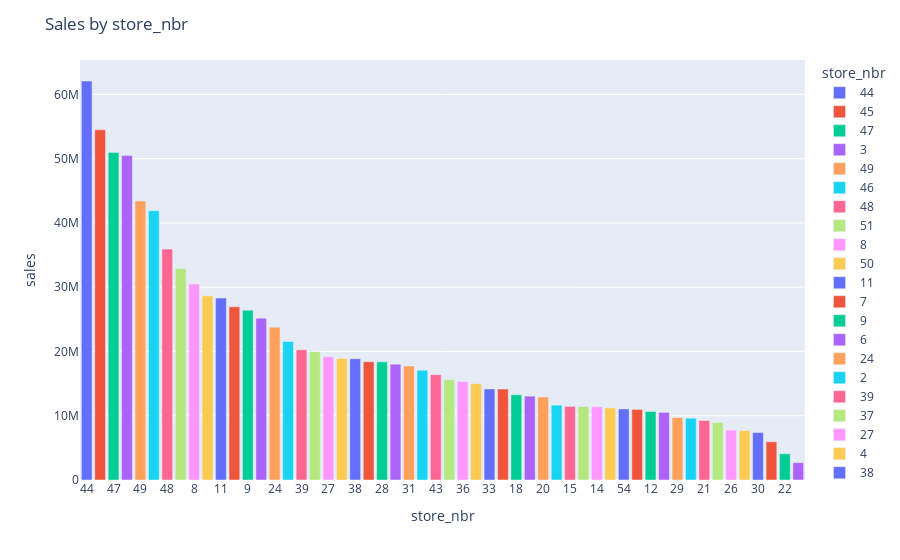
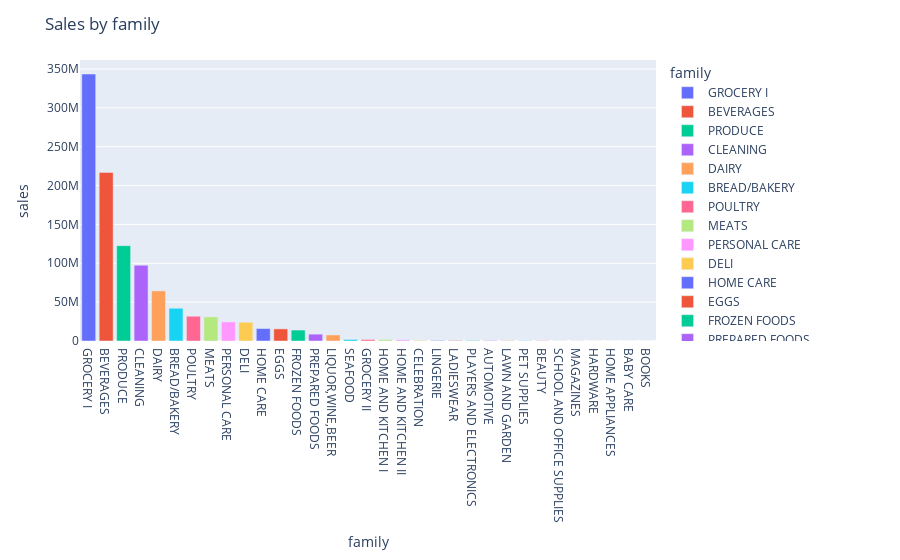

Write notebook code for charts like these, in order.
### Code cell
# examine sales by category
for col in ['store_nbr', 'family']:
    plot_sales_by(train, col)

### Figure 1 — Plotly figure (JSON) as saved in the notebook; plotly's stock layout.template omitted (floating-point values rounded to 4 significant figures)
{"data": [{"alignmentgroup": "True", "hovertemplate": "store_nbr=%{x}<br>sales=%{y}<extra></extra>", "legendgroup": "44", "marker": {"color": "#636efa", "pattern": {"shape": ""}}, "name": "44", "offsetgroup": "44", "orientation": "v", "showlegend": true, "textposition": "auto", "type": "bar", "x": ["44"], "xaxis": "x", "y": [62087552], "yaxis": "y"}, {"alignmentgroup": "True", "hovertemplate": "store_nbr=%{x}<br>sales=%{y}<extra></extra>", "legendgroup": "45", "marker": {"color": "#EF553B", "pattern": {"shape": ""}}, "name": "45", "offsetgroup": "45", "orientation": "v", "showlegend": true, "textposition": "auto", "type": "bar", "x": ["45"], "xaxis": "x", "y": [54498012], "yaxis": "y"}, {"alignmentgroup": "True", "hovertemplate": "store_nbr=%{x}<br>sales=%{y}<extra></extra>", "legendgroup": "47", "marker": {"color": "#00cc96", "pattern": {"shape": ""}}, "name": "47", "offsetgroup": "47", "orientation": "v", "showlegend": true, "textposition": "auto", "type": "bar", "x": ["47"], "xaxis": "x", "y": [50948312], "yaxis": "y"}, {"alignmentgroup": "True", "hovertemplate": "store_nbr=%{x}<br>sales=%{y}<extra></extra>", "legendgroup": "3", "marker": {"color": "#ab63fa", "pattern": {"shape": ""}}, "name": "3", "offsetgroup": "3", "orientation": "v", "showlegend": true, "textposition": "auto", "type": "bar", "x": ["3"], "xaxis": "x", "y": [50481912], "yaxis": "y"}, {"alignmentgroup": "True", "hovertemplate": "store_nbr=%{x}<br>sales=%{y}<extra></extra>", "legendgroup": "49", "marker": {"color": "#FFA15A", "pattern": {"shape": ""}}, "name": "49", "offsetgroup": "49", "orientation": "v", "showlegend": true, "textposition": "auto", "type": "bar", "x": ["49"], "xaxis": "x", "y": [43420096], "yaxis": "y"}, {"alignmentgroup": "True", "hovertemplate": "store_nbr=%{x}<br>sales=%{y}<extra></extra>", "legendgroup": "46", "marker": {"color": "#19d3f3", "pattern": {"shape": ""}}, "name": "46", "offsetgroup": "46", "orientation": "v", "showlegend": true, "textposition": "auto", "type": "bar", "x": ["46"], "xaxis": "x", "y": [41896064], "yaxis": "y"}, {"alignmentgroup": "True", "hovertemplate": "store_nbr=%{x}<br>sales=%{y}<extra></extra>", "legendgroup": "48", "marker": {"color": "#FF6692", "pattern": {"shape": ""}}, "name": "48", "offsetgroup": "48", "orientation": "v", "showlegend": true, "textposition": "auto", "type": "bar", "x": ["48"], "xaxis": "x", "y": [35933132], "yaxis": "y"}, {"alignmentgroup": "True", "hovertemplate": "store_nbr=%{x}<br>sales=%{y}<extra></extra>", "legendgroup": "51", "marker": {"color": "#B6E880", "pattern": {"shape": ""}}, "name": "51", "offsetgroup": "51", "orientation": "v", "showlegend": true, "textposition": "auto", "type": "bar", "x": ["51"], "xaxis": "x", "y": [32911490], "yaxis": "y"}, {"alignmentgroup": "True", "hovertemplate": "store_nbr=%{x}<br>sales=%{y}<extra></extra>", "legendgroup": "8", "marker": {"color": "#FF97FF", "pattern": {"shape": ""}}, "name": "8", "offsetgroup": "8", "orientation": "v", "showlegend": true, "textposition": "auto", "type": "bar", "x": ["8"], "xaxis": "x", "y": [30494286], "yaxis": "y"}, {"alignmentgroup": "True", "hovertemplate": "store_nbr=%{x}<br>sales=%{y}<extra></extra>", "legendgroup": "50", "marker": {"color": "#FECB52", "pattern": {"shape": ""}}, "name": "50", "offsetgroup": "50", "orientation": "v", "showlegend": true, "textposition": "auto", "type": "bar", "x": ["50"], "xaxis": "x", "y": [28653020], "yaxis": "y"}, {"alignmentgroup": "True", "hovertemplate": "store_nbr=%{x}<br>sales=%{y}<extra></extra>", "legendgroup": "11", "marker": {"color": "#636efa", "pattern": {"shape": ""}}, "name": "11", "offsetgroup": "11", "orientation": "v", "showlegend": true, "textposition": "auto", "type": "bar", "x": ["11"], "xaxis": "x", "y": [28325558], "yaxis": "y"}, {"alignmentgroup": "True", "hovertemplate": "store_nbr=%{x}<br>sales=%{y}<extra></extra>", "legendgroup": "7", "marker": {"color": "#EF553B", "pattern": {"shape": ""}}, "name": "7", "offsetgroup": "7", "orientation": "v", "showlegend": true, "textposition": "auto", "type": "bar", "x": ["7"], "xaxis": "x", "y": [26952050], "yaxis": "y"}, {"alignmentgroup": "True", "hovertemplate": "store_nbr=%{x}<br>sales=%{y}<extra></extra>", "legendgroup": "9", "marker": {"color": "#00cc96", "pattern": {"shape": ""}}, "name": "9", "offsetgroup": "9", "orientation": "v", "showlegend": true, "textposition": "auto", "type": "bar", "x": ["9"], "xaxis": "x", "y": [26409442], "yaxis": "y"}, {"alignmentgroup": "True", "hovertemplate": "store_nbr=%{x}<br>sales=%{y}<extra></extra>", "legendgroup": "6", "marker": {"color": "#ab63fa", "pattern": {"shape": ""}}, "name": "6", "offsetgroup": "6", "orientation": "v", "showlegend": true, "textposition": "auto", "type": "bar", "x": ["6"], "xaxis": "x", "y": [25183680], "yaxis": "y"}, {"alignmentgroup": "True", "hovertemplate": "store_nbr=%{x}<br>sales=%{y}<extra></extra>", "legendgroup": "24", "marker": {"color": "#FFA15A", "pattern": {"shape": ""}}, "name": "24", "offsetgroup": "24", "orientation": "v", "showlegend": true, "textposition": "auto", "type": "bar", "x": ["24"], "xaxis": "x", "y": [23767732], "yaxis": "y"}, {"alignmentgroup": "True", "hovertemplate": "store_nbr=%{x}<br>sales=%{y}<extra></extra>", "legendgroup": "2", "marker": {"color": "#19d3f3", "pattern": {"shape": ""}}, "name": "2", "offsetgroup": "2", "orientation": "v", "showlegend": true, "textposition": "auto", "type": "bar", "x": ["2"], "xaxis": "x", "y": [21557388], "yaxis": "y"}, {"alignmentgroup": "True", "hovertemplate": "store_nbr=%{x}<br>sales=%{y}<extra></extra>", "legendgroup": "39", "marker": {"color": "#FF6692", "pattern": {"shape": ""}}, "name": "39", "offsetgroup": "39", "orientation": "v", "showlegend": true, "textposition": "auto", "type": "bar", "x": ["39"], "xaxis": "x", "y": [20252192], "yaxis": "y"}, {"alignmentgroup": "True", "hovertemplate": "store_nbr=%{x}<br>sales=%{y}<extra></extra>", "legendgroup": "37", "marker": {"color": "#B6E880", "pattern": {"shape": ""}}, "name": "37", "offsetgroup": "37", "orientation": "v", "showlegend": true, "textposition": "auto", "type": "bar", "x": ["37"], "xaxis": "x", "y": [19970636], "yaxis": "y"}, {"alignmentgroup": "True", "hovertemplate": "store_nbr=%{x}<br>sales=%{y}<extra></extra>", "legendgroup": "27", "marker": {"color": "#FF97FF", "pattern": {"shape": ""}}, "name": "27", "offsetgroup": "27", "orientation": "v", "showlegend": true, "textposition": "auto", "type": "bar", "x": ["27"], "xaxis": "x", "y": [19188022], "yaxis": "y"}, {"alignmentgroup": "True", "hovertemplate": "store_nbr=%{x}<br>sales=%{y}<extra></extra>", "legendgroup": "4", "marker": {"color": "#FECB52", "pattern": {"shape": ""}}, "name": "4", "offsetgroup": "4", "orientation": "v", "showlegend": true, "textposition": "auto", "type": "bar", "x": ["4"], "xaxis": "x", "y": [18909700], "yaxis": "y"}, {"alignmentgroup": "True", "hovertemplate": "store_nbr=%{x}<br>sales=%{y}<extra></extra>", "legendgroup": "38", "marker": {"color": "#636efa", "pattern": {"shape": ""}}, "name": "38", "offsetgroup": "38", "orientation": "v", "showlegend": true, "textposition": "auto", "type": "bar", "x": ["38"], "xaxis": "x", "y": [18860000], "yaxis": "y"}, {"alignmentgroup": "True", "hovertemplate": "store_nbr=%{x}<br>sales=%{y}<extra></extra>", "legendgroup": "40", "marker": {"color": "#EF553B", "pattern": {"shape": ""}}, "name": "40", "offsetgroup": "40", "orientation": "v", "showlegend": true, "textposition": "auto", "type": "bar", "x": ["40"], "xaxis": "x", "y": [18395758], "yaxis": "y"}, {"alignmentgroup": "True", "hovertemplate": "store_nbr=%{x}<br>sales=%{y}<extra></extra>", "legendgroup": "28", "marker": {"color": "#00cc96", "pattern": {"shape": ""}}, "name": "28", "offsetgroup": "28", "orientation": "v", "showlegend": true, "textposition": "auto", "type": "bar", "x": ["28"], "xaxis": "x", "y": [18383154], "yaxis": "y"}, {"alignmentgroup": "True", "hovertemplate": "store_nbr=%{x}<br>sales=%{y}<extra></extra>", "legendgroup": "17", "marker": {"color": "#ab63fa", "pattern": {"shape": ""}}, "name": "17", "offsetgroup": "17", "orientation": "v", "showlegend": true, "textposition": "auto", "type": "bar", "x": ["17"], "xaxis": "x", "y": [18030970], "yaxis": "y"}, {"alignmentgroup": "True", "hovertemplate": "store_nbr=%{x}<br>sales=%{y}<extra></extra>", "legendgroup": "31", "marker": {"color": "#FFA15A", "pattern": {"shape": ""}}, "name": "31", "offsetgroup": "31", "orientation": "v", "showlegend": true, "textposition": "auto", "type": "bar", "x": ["31"], "xaxis": "x", "y": [17746872], "yaxis": "y"}, {"alignmentgroup": "True", "hovertemplate": "store_nbr=%{x}<br>sales=%{y}<extra></extra>", "legendgroup": "34", "marker": {"color": "#19d3f3", "pattern": {"shape": ""}}, "name": "34", "offsetgroup": "34", "orientation": "v", "showlegend": true, "textposition": "auto", "type": "bar", "x": ["34"], "xaxis": "x", "y": [17090734], "yaxis": "y"}, {"alignmentgroup": "True", "hovertemplate": "store_nbr=%{x}<br>sales=%{y}<extra></extra>", "legendgroup": "43", "marker": {"color": "#FF6692", "pattern": {"shape": ""}}, "name": "43", "offsetgroup": "43", "orientation": "v", "showlegend": true, "textposition": "auto", "type": "bar", "x": ["43"], "xaxis": "x", "y": [16391692], "yaxis": "y"}, {"alignmentgroup": "True", "hovertemplate": "store_nbr=%{x}<br>sales=%{y}<extra></extra>", "legendgroup": "5", "marker": {"color": "#B6E880", "pattern": {"shape": ""}}, "name": "5", "offsetgroup": "5", "orientation": "v", "showlegend": true, "textposition": "auto", "type": "bar", "x": ["5"], "xaxis": "x", "y": [15592405], "yaxis": "y"}, {"alignmentgroup": "True", "hovertemplate": "store_nbr=%{x}<br>sales=%{y}<extra></extra>", "legendgroup": "36", "marker": {"color": "#FF97FF", "pattern": {"shape": ""}}, "name": "36", "offsetgroup": "36", "orientation": "v", "showlegend": true, "textposition": "auto", "type": "bar", "x": ["36"], "xaxis": "x", "y": [15322431], "yaxis": "y"}, {"alignmentgroup": "True", "hovertemplate": "store_nbr=%{x}<br>sales=%{y}<extra></extra>", "legendgroup": "41", "marker": {"color": "#FECB52", "pattern": {"shape": ""}}, "name": "41", "offsetgroup": "41", "orientation": "v", "showlegend": true, "textposition": "auto", "type": "bar", "x": ["41"], "xaxis": "x", "y": [14991039], "yaxis": "y"}, {"alignmentgroup": "True", "hovertemplate": "store_nbr=%{x}<br>sales=%{y}<extra></extra>", "legendgroup": "33", "marker": {"color": "#636efa", "pattern": {"shape": ""}}, "name": "33", "offsetgroup": "33", "orientation": "v", "showlegend": true, "textposition": "auto", "type": "bar", "x": ["33"], "xaxis": "x", "y": [14178501], "yaxis": "y"}, {"alignmentgroup": "True", "hovertemplate": "store_nbr=%{x}<br>sales=%{y}<extra></extra>", "legendgroup": "1", "marker": {"color": "#EF553B", "pattern": {"shape": ""}}, "name": "1", "offsetgroup": "1", "orientation": "v", "showlegend": true, "textposition": "auto", "type": "bar", "x": ["1"], "xaxis": "x", "y": [14145013], "yaxis": "y"}, {"alignmentgroup": "True", "hovertemplate": "store_nbr=%{x}<br>sales=%{y}<extra></extra>", "legendgroup": "18", "marker": {"color": "#00cc96", "pattern": {"shape": ""}}, "name": "18", "offsetgroup": "18", "orientation": "v", "showlegend": true, "textposition": "auto", "type": "bar", "x": ["18"], "xaxis": "x", "y": [13259376], "yaxis": "y"}, {"alignmentgroup": "True", "hovertemplate": "store_nbr=%{x}<br>sales=%{y}<extra></extra>", "legendgroup": "19", "marker": {"color": "#ab63fa", "pattern": {"shape": ""}}, "name": "19", "offsetgroup": "19", "orientation": "v", "showlegend": true, "textposition": "auto", "type": "bar", "x": ["19"], "xaxis": "x", "y": [13049510], "yaxis": "y"}, {"alignmentgroup": "True", "hovertemplate": "store_nbr=%{x}<br>sales=%{y}<extra></extra>", "legendgroup": "20", "marker": {"color": "#FFA15A", "pattern": {"shape": ""}}, "name": "20", "offsetgroup": "20", "orientation": "v", "showlegend": true, "textposition": "auto", "type": "bar", "x": ["20"], "xaxis": "x", "y": [12920955], "yaxis": "y"}, {"alignmentgroup": "True", "hovertemplate": "store_nbr=%{x}<br>sales=%{y}<extra></extra>", "legendgroup": "23", "marker": {"color": "#19d3f3", "pattern": {"shape": ""}}, "name": "23", "offsetgroup": "23", "orientation": "v", "showlegend": true, "textposition": "auto", "type": "bar", "x": ["23"], "xaxis": "x", "y": [11651381], "yaxis": "y"}, {"alignmentgroup": "True", "hovertemplate": "store_nbr=%{x}<br>sales=%{y}<extra></extra>", "legendgroup": "15", "marker": {"color": "#FF6692", "pattern": {"shape": ""}}, "name": "15", "offsetgroup": "15", "orientation": "v", "showlegend": true, "textposition": "auto", "type": "bar", "x": ["15"], "xaxis": "x", "y": [11451270], "yaxis": "y"}, {"alignmentgroup": "True", "hovertemplate": "store_nbr=%{x}<br>sales=%{y}<extra></extra>", "legendgroup": "25", "marker": {"color": "#B6E880", "pattern": {"shape": ""}}, "name": "25", "offsetgroup": "25", "orientation": "v", "showlegend": true, "textposition": "auto", "type": "bar", "x": ["25"], "xaxis": "x", "y": [11420998], "yaxis": "y"}, {"alignmentgroup": "True", "hovertemplate": "store_nbr=%{x}<br>sales=%{y}<extra></extra>", "legendgroup": "14", "marker": {"color": "#FF97FF", "pattern": {"shape": ""}}, "name": "14", "offsetgroup": "14", "orientation": "v", "showlegend": true, "textposition": "auto", "type": "bar", "x": ["14"], "xaxis": "x", "y": [11387919], "yaxis": "y"}, {"alignmentgroup": "True", "hovertemplate": "store_nbr=%{x}<br>sales=%{y}<extra></extra>", "legendgroup": "53", "marker": {"color": "#FECB52", "pattern": {"shape": ""}}, "name": "53", "offsetgroup": "53", "orientation": "v", "showlegend": true, "textposition": "auto", "type": "bar", "x": ["53"], "xaxis": "x", "y": [11216167], "yaxis": "y"}, {"alignmentgroup": "True", "hovertemplate": "store_nbr=%{x}<br>sales=%{y}<extra></extra>", "legendgroup": "54", "marker": {"color": "#636efa", "pattern": {"shape": ""}}, "name": "54", "offsetgroup": "54", "orientation": "v", "showlegend": true, "textposition": "auto", "type": "bar", "x": ["54"], "xaxis": "x", "y": [11057483], "yaxis": "y"}, {"alignmentgroup": "True", "hovertemplate": "store_nbr=%{x}<br>sales=%{y}<extra></extra>", "legendgroup": "16", "marker": {"color": "#EF553B", "pattern": {"shape": ""}}, "name": "16", "offsetgroup": "16", "orientation": "v", "showlegend": true, "textposition": "auto", "type": "bar", "x": ["16"], "xaxis": "x", "y": [10986413], "yaxis": "y"}, {"alignmentgroup": "True", "hovertemplate": "store_nbr=%{x}<br>sales=%{y}<extra></extra>", "legendgroup": "12", "marker": {"color": "#00cc96", "pattern": {"shape": ""}}, "name": "12", "offsetgroup": "12", "orientation": "v", "showlegend": true, "textposition": "auto", "type": "bar", "x": ["12"], "xaxis": "x", "y": [10659218], "yaxis": "y"}, {"alignmentgroup": "True", "hovertemplate": "store_nbr=%{x}<br>sales=%{y}<extra></extra>", "legendgroup": "13", "marker": {"color": "#ab63fa", "pattern": {"shape": ""}}, "name": "13", "offsetgroup": "13", "orientation": "v", "showlegend": true, "textposition": "auto", "type": "bar", "x": ["13"], "xaxis": "x", "y": [10523046], "yaxis": "y"}, {"alignmentgroup": "True", "hovertemplate": "store_nbr=%{x}<br>sales=%{y}<extra></extra>", "legendgroup": "29", "marker": {"color": "#FFA15A", "pattern": {"shape": ""}}, "name": "29", "offsetgroup": "29", "orientation": "v", "showlegend": true, "textposition": "auto", "type": "bar", "x": ["29"], "xaxis": "x", "y": [9725158], "yaxis": "y"}, {"alignmentgroup": "True", "hovertemplate": "store_nbr=%{x}<br>sales=%{y}<extra></extra>", "legendgroup": "10", "marker": {"color": "#19d3f3", "pattern": {"shape": ""}}, "name": "10", "offsetgroup": "10", "orientation": "v", "showlegend": true, "textposition": "auto", "type": "bar", "x": ["10"], "xaxis": "x", "y": [9613906], "yaxis": "y"}, {"alignmentgroup": "True", "hovertemplate": "store_nbr=%{x}<br>sales=%{y}<extra></extra>", "legendgroup": "21", "marker": {"color": "#FF6692", "pattern": {"shape": ""}}, "name": "21", "offsetgroup": "21", "orientation": "v", "showlegend": true, "textposition": "auto", "type": "bar", "x": ["21"], "xaxis": "x", "y": [9255506], "yaxis": "y"}, {"alignmentgroup": "True", "hovertemplate": "store_nbr=%{x}<br>sales=%{y}<extra></extra>", "legendgroup": "42", "marker": {"color": "#B6E880", "pattern": {"shape": ""}}, "name": "42", "offsetgroup": "42", "orientation": "v", "showlegend": true, "textposition": "auto", "type": "bar", "x": ["42"], "xaxis": "x", "y": [8945768], "yaxis": "y"}, {"alignmentgroup": "True", "hovertemplate": "store_nbr=%{x}<br>sales=%{y}<extra></extra>", "legendgroup": "26", "marker": {"color": "#FF97FF", "pattern": {"shape": ""}}, "name": "26", "offsetgroup": "26", "orientation": "v", "showlegend": true, "textposition": "auto", "type": "bar", "x": ["26"], "xaxis": "x", "y": [7755122], "yaxis": "y"}, {"alignmentgroup": "True", "hovertemplate": "store_nbr=%{x}<br>sales=%{y}<extra></extra>", "legendgroup": "35", "marker": {"color": "#FECB52", "pattern": {"shape": ""}}, "name": "35", "offsetgroup": "35", "orientation": "v", "showlegend": true, "textposition": "auto", "type": "bar", "x": ["35"], "xaxis": "x", "y": [7677000.0], "yaxis": "y"}, {"alignmentgroup": "True", "hovertemplate": "store_nbr=%{x}<br>sales=%{y}<extra></extra>", "legendgroup": "30", "marker": {"color": "#636efa", "pattern": {"shape": ""}}, "name": "30", "offsetgroup": "30", "orientation": "v", "showlegend": true, "textposition": "auto", "type": "bar", "x": ["30"], "xaxis": "x", "y": [7382000.0], "yaxis": "y"}, {"alignmentgroup": "True", "hovertemplate": "store_nbr=%{x}<br>sales=%{y}<extra></extra>", "legendgroup": "32", "marker": {"color": "#EF553B", "pattern": {"shape": ""}}, "name": "32", "offsetgroup": "32", "orientation": "v", "showlegend": true, "textposition": "auto", "type": "bar", "x": ["32"], "xaxis": "x", "y": [5951796], "yaxis": "y"}, {"alignmentgroup": "True", "hovertemplate": "store_nbr=%{x}<br>sales=%{y}<extra></extra>", "legendgroup": "22", "marker": {"color": "#00cc96", "pattern": {"shape": ""}}, "name": "22", "offsetgroup": "22", "orientation": "v", "showlegend": true, "textposition": "auto", "type": "bar", "x": ["22"], "xaxis": "x", "y": [4090000.0], "yaxis": "y"}, {"alignmentgroup": "True", "hovertemplate": "store_nbr=%{x}<br>sales=%{y}<extra></extra>", "legendgroup": "52", "marker": {"color": "#ab63fa", "pattern": {"shape": ""}}, "name": "52", "offsetgroup": "52", "orientation": "v", "showlegend": true, "textposition": "auto", "type": "bar", "x": ["52"], "xaxis": "x", "y": [2696000.0], "yaxis": "y"}], "layout": {"barmode": "relative", "legend": {"title": {"text": "store_nbr"}, "tracegroupgap": 0}, "margin": {"t": 60}, "title": {"text": "Sales by store_nbr"}, "xaxis": {"anchor": "y", "categoryarray": ["44", "45", "47", "3", "49", "46", "48", "51", "8", "50", "11", "7", "9", "6", "24", "2", "39", "37", "27", "4", "38", "40", "28", "17", "31", "34", "43", "5", "36", "41", "33", "1", "18", "19", "20", "23", "15", "25", "14", "53", "54", "16", "12", "13", "29", "10", "21", "42", "26", "35", "30", "32", "22", "52"], "categoryorder": "array", "domain": [0, 1], "title": {"text": "store_nbr"}}, "yaxis": {"anchor": "x", "domain": [0, 1], "title": {"text": "sales"}}}}

### Figure 2 — Plotly figure (JSON) as saved in the notebook; plotly's stock layout.template omitted (floating-point values rounded to 4 significant figures)
{"data": [{"alignmentgroup": "True", "hovertemplate": "family=%{x}<br>sales=%{y}<extra></extra>", "legendgroup": "GROCERY I", "marker": {"color": "#636efa", "pattern": {"shape": ""}}, "name": "GROCERY I", "offsetgroup": "GROCERY I", "orientation": "v", "showlegend": true, "textposition": "auto", "type": "bar", "x": ["GROCERY I"], "xaxis": "x", "y": [343462720], "yaxis": "y"}, {"alignmentgroup": "True", "hovertemplate": "family=%{x}<br>sales=%{y}<extra></extra>", "legendgroup": "BEVERAGES", "marker": {"color": "#EF553B", "pattern": {"shape": ""}}, "name": "BEVERAGES", "offsetgroup": "BEVERAGES", "orientation": "v", "showlegend": true, "textposition": "auto", "type": "bar", "x": ["BEVERAGES"], "xaxis": "x", "y": [216954480], "yaxis": "y"}, {"alignmentgroup": "True", "hovertemplate": "family=%{x}<br>sales=%{y}<extra></extra>", "legendgroup": "PRODUCE", "marker": {"color": "#00cc96", "pattern": {"shape": ""}}, "name": "PRODUCE", "offsetgroup": "PRODUCE", "orientation": "v", "showlegend": true, "textposition": "auto", "type": "bar", "x": ["PRODUCE"], "xaxis": "x", "y": [122704688], "yaxis": "y"}, {"alignmentgroup": "True", "hovertemplate": "family=%{x}<br>sales=%{y}<extra></extra>", "legendgroup": "CLEANING", "marker": {"color": "#ab63fa", "pattern": {"shape": ""}}, "name": "CLEANING", "offsetgroup": "CLEANING", "orientation": "v", "showlegend": true, "textposition": "auto", "type": "bar", "x": ["CLEANING"], "xaxis": "x", "y": [97521288], "yaxis": "y"}, {"alignmentgroup": "True", "hovertemplate": "family=%{x}<br>sales=%{y}<extra></extra>", "legendgroup": "DAIRY", "marker": {"color": "#FFA15A", "pattern": {"shape": ""}}, "name": "DAIRY", "offsetgroup": "DAIRY", "orientation": "v", "showlegend": true, "textposition": "auto", "type": "bar", "x": ["DAIRY"], "xaxis": "x", "y": [64487708], "yaxis": "y"}, {"alignmentgroup": "True", "hovertemplate": "family=%{x}<br>sales=%{y}<extra></extra>", "legendgroup": "BREAD/BAKERY", "marker": {"color": "#19d3f3", "pattern": {"shape": ""}}, "name": "BREAD/BAKERY", "offsetgroup": "BREAD/BAKERY", "orientation": "v", "showlegend": true, "textposition": "auto", "type": "bar", "x": ["BREAD/BAKERY"], "xaxis": "x", "y": [42133944], "yaxis": "y"}, {"alignmentgroup": "True", "hovertemplate": "family=%{x}<br>sales=%{y}<extra></extra>", "legendgroup": "POULTRY", "marker": {"color": "#FF6692", "pattern": {"shape": ""}}, "name": "POULTRY", "offsetgroup": "POULTRY", "orientation": "v", "showlegend": true, "textposition": "auto", "type": "bar", "x": ["POULTRY"], "xaxis": "x", "y": [31876004], "yaxis": "y"}, {"alignmentgroup": "True", "hovertemplate": "family=%{x}<br>sales=%{y}<extra></extra>", "legendgroup": "MEATS", "marker": {"color": "#B6E880", "pattern": {"shape": ""}}, "name": "MEATS", "offsetgroup": "MEATS", "orientation": "v", "showlegend": true, "textposition": "auto", "type": "bar", "x": ["MEATS"], "xaxis": "x", "y": [31086468], "yaxis": "y"}, {"alignmentgroup": "True", "hovertemplate": "family=%{x}<br>sales=%{y}<extra></extra>", "legendgroup": "PERSONAL CARE", "marker": {"color": "#FF97FF", "pattern": {"shape": ""}}, "name": "PERSONAL CARE", "offsetgroup": "PERSONAL CARE", "orientation": "v", "showlegend": true, "textposition": "auto", "type": "bar", "x": ["PERSONAL CARE"], "xaxis": "x", "y": [24592052], "yaxis": "y"}, {"alignmentgroup": "True", "hovertemplate": "family=%{x}<br>sales=%{y}<extra></extra>", "legendgroup": "DELI", "marker": {"color": "#FECB52", "pattern": {"shape": ""}}, "name": "DELI", "offsetgroup": "DELI", "orientation": "v", "showlegend": true, "textposition": "auto", "type": "bar", "x": ["DELI"], "xaxis": "x", "y": [24110322], "yaxis": "y"}, {"alignmentgroup": "True", "hovertemplate": "family=%{x}<br>sales=%{y}<extra></extra>", "legendgroup": "HOME CARE", "marker": {"color": "#636efa", "pattern": {"shape": ""}}, "name": "HOME CARE", "offsetgroup": "HOME CARE", "orientation": "v", "showlegend": true, "textposition": "auto", "type": "bar", "x": ["HOME CARE"], "xaxis": "x", "y": [16022744], "yaxis": "y"}, {"alignmentgroup": "True", "hovertemplate": "family=%{x}<br>sales=%{y}<extra></extra>", "legendgroup": "EGGS", "marker": {"color": "#EF553B", "pattern": {"shape": ""}}, "name": "EGGS", "offsetgroup": "EGGS", "orientation": "v", "showlegend": true, "textposition": "auto", "type": "bar", "x": ["EGGS"], "xaxis": "x", "y": [15588296], "yaxis": "y"}, {"alignmentgroup": "True", "hovertemplate": "family=%{x}<br>sales=%{y}<extra></extra>", "legendgroup": "FROZEN FOODS", "marker": {"color": "#00cc96", "pattern": {"shape": ""}}, "name": "FROZEN FOODS", "offsetgroup": "FROZEN FOODS", "orientation": "v", "showlegend": true, "textposition": "auto", "type": "bar", "x": ["FROZEN FOODS"], "xaxis": "x", "y": [14073888], "yaxis": "y"}, {"alignmentgroup": "True", "hovertemplate": "family=%{x}<br>sales=%{y}<extra></extra>", "legendgroup": "PREPARED FOODS", "marker": {"color": "#ab63fa", "pattern": {"shape": ""}}, "name": "PREPARED FOODS", "offsetgroup": "PREPARED FOODS", "orientation": "v", "showlegend": true, "textposition": "auto", "type": "bar", "x": ["PREPARED FOODS"], "xaxis": "x", "y": [8799895], "yaxis": "y"}, {"alignmentgroup": "True", "hovertemplate": "family=%{x}<br>sales=%{y}<extra></extra>", "legendgroup": "LIQUOR,WINE,BEER", "marker": {"color": "#FFA15A", "pattern": {"shape": ""}}, "name": "LIQUOR,WINE,BEER", "offsetgroup": "LIQUOR,WINE,BEER", "orientation": "v", "showlegend": true, "textposition": "auto", "type": "bar", "x": ["LIQUOR,WINE,BEER"], "xaxis": "x", "y": [7746640], "yaxis": "y"}, {"alignmentgroup": "True", "hovertemplate": "family=%{x}<br>sales=%{y}<extra></extra>", "legendgroup": "SEAFOOD", "marker": {"color": "#19d3f3", "pattern": {"shape": ""}}, "name": "SEAFOOD", "offsetgroup": "SEAFOOD", "orientation": "v", "showlegend": true, "textposition": "auto", "type": "bar", "x": ["SEAFOOD"], "xaxis": "x", "y": [2015000.0], "yaxis": "y"}, {"alignmentgroup": "True", "hovertemplate": "family=%{x}<br>sales=%{y}<extra></extra>", "legendgroup": "GROCERY II", "marker": {"color": "#FF6692", "pattern": {"shape": ""}}, "name": "GROCERY II", "offsetgroup": "GROCERY II", "orientation": "v", "showlegend": true, "textposition": "auto", "type": "bar", "x": ["GROCERY II"], "xaxis": "x", "y": [1962767], "yaxis": "y"}, {"alignmentgroup": "True", "hovertemplate": "family=%{x}<br>sales=%{y}<extra></extra>", "legendgroup": "HOME AND KITCHEN I", "marker": {"color": "#B6E880", "pattern": {"shape": ""}}, "name": "HOME AND KITCHEN I", "offsetgroup": "HOME AND KITCHEN I", "orientation": "v", "showlegend": true, "textposition": "auto", "type": "bar", "x": ["HOME AND KITCHEN I"], "xaxis": "x", "y": [1861491], "yaxis": "y"}, {"alignmentgroup": "True", "hovertemplate": "family=%{x}<br>sales=%{y}<extra></extra>", "legendgroup": "HOME AND KITCHEN II", "marker": {"color": "#FF97FF", "pattern": {"shape": ""}}, "name": "HOME AND KITCHEN II", "offsetgroup": "HOME AND KITCHEN II", "orientation": "v", "showlegend": true, "textposition": "auto", "type": "bar", "x": ["HOME AND KITCHEN II"], "xaxis": "x", "y": [1520670], "yaxis": "y"}, {"alignmentgroup": "True", "hovertemplate": "family=%{x}<br>sales=%{y}<extra></extra>", "legendgroup": "CELEBRATION", "marker": {"color": "#FECB52", "pattern": {"shape": ""}}, "name": "CELEBRATION", "offsetgroup": "CELEBRATION", "orientation": "v", "showlegend": true, "textposition": "auto", "type": "bar", "x": ["CELEBRATION"], "xaxis": "x", "y": [761177], "yaxis": "y"}, {"alignmentgroup": "True", "hovertemplate": "family=%{x}<br>sales=%{y}<extra></extra>", "legendgroup": "LINGERIE", "marker": {"color": "#636efa", "pattern": {"shape": ""}}, "name": "LINGERIE", "offsetgroup": "LINGERIE", "orientation": "v", "showlegend": true, "textposition": "auto", "type": "bar", "x": ["LINGERIE"], "xaxis": "x", "y": [653114], "yaxis": "y"}, {"alignmentgroup": "True", "hovertemplate": "family=%{x}<br>sales=%{y}<extra></extra>", "legendgroup": "LADIESWEAR", "marker": {"color": "#EF553B", "pattern": {"shape": ""}}, "name": "LADIESWEAR", "offsetgroup": "LADIESWEAR", "orientation": "v", "showlegend": true, "textposition": "auto", "type": "bar", "x": ["LADIESWEAR"], "xaxis": "x", "y": [651159], "yaxis": "y"}, {"alignmentgroup": "True", "hovertemplate": "family=%{x}<br>sales=%{y}<extra></extra>", "legendgroup": "PLAYERS AND ELECTRONICS", "marker": {"color": "#00cc96", "pattern": {"shape": ""}}, "name": "PLAYERS AND ELECTRONICS", "offsetgroup": "PLAYERS AND ELECTRONICS", "orientation": "v", "showlegend": true, "textposition": "auto", "type": "bar", "x": ["PLAYERS AND ELECTRONICS"], "xaxis": "x", "y": [562608], "yaxis": "y"}, {"alignmentgroup": "True", "hovertemplate": "family=%{x}<br>sales=%{y}<extra></extra>", "legendgroup": "AUTOMOTIVE", "marker": {"color": "#ab63fa", "pattern": {"shape": ""}}, "name": "AUTOMOTIVE", "offsetgroup": "AUTOMOTIVE", "orientation": "v", "showlegend": true, "textposition": "auto", "type": "bar", "x": ["AUTOMOTIVE"], "xaxis": "x", "y": [554822], "yaxis": "y"}, {"alignmentgroup": "True", "hovertemplate": "family=%{x}<br>sales=%{y}<extra></extra>", "legendgroup": "LAWN AND GARDEN", "marker": {"color": "#FFA15A", "pattern": {"shape": ""}}, "name": "LAWN AND GARDEN", "offsetgroup": "LAWN AND GARDEN", "orientation": "v", "showlegend": true, "textposition": "auto", "type": "bar", "x": ["LAWN AND GARDEN"], "xaxis": "x", "y": [548842], "yaxis": "y"}, {"alignmentgroup": "True", "hovertemplate": "family=%{x}<br>sales=%{y}<extra></extra>", "legendgroup": "PET SUPPLIES", "marker": {"color": "#19d3f3", "pattern": {"shape": ""}}, "name": "PET SUPPLIES", "offsetgroup": "PET SUPPLIES", "orientation": "v", "showlegend": true, "textposition": "auto", "type": "bar", "x": ["PET SUPPLIES"], "xaxis": "x", "y": [356584], "yaxis": "y"}, {"alignmentgroup": "True", "hovertemplate": "family=%{x}<br>sales=%{y}<extra></extra>", "legendgroup": "BEAUTY", "marker": {"color": "#FF6692", "pattern": {"shape": ""}}, "name": "BEAUTY", "offsetgroup": "BEAUTY", "orientation": "v", "showlegend": true, "textposition": "auto", "type": "bar", "x": ["BEAUTY"], "xaxis": "x", "y": [337893], "yaxis": "y"}, {"alignmentgroup": "True", "hovertemplate": "family=%{x}<br>sales=%{y}<extra></extra>", "legendgroup": "SCHOOL AND OFFICE SUPPLIES", "marker": {"color": "#B6E880", "pattern": {"shape": ""}}, "name": "SCHOOL AND OFFICE SUPPLIES", "offsetgroup": "SCHOOL AND OFFICE SUPPLIES", "orientation": "v", "showlegend": true, "textposition": "auto", "type": "bar", "x": ["SCHOOL AND OFFICE SUPPLIES"], "xaxis": "x", "y": [269316], "yaxis": "y"}, {"alignmentgroup": "True", "hovertemplate": "family=%{x}<br>sales=%{y}<extra></extra>", "legendgroup": "MAGAZINES", "marker": {"color": "#FF97FF", "pattern": {"shape": ""}}, "name": "MAGAZINES", "offsetgroup": "MAGAZINES", "orientation": "v", "showlegend": true, "textposition": "auto", "type": "bar", "x": ["MAGAZINES"], "xaxis": "x", "y": [266359], "yaxis": "y"}, {"alignmentgroup": "True", "hovertemplate": "family=%{x}<br>sales=%{y}<extra></extra>", "legendgroup": "HARDWARE", "marker": {"color": "#FECB52", "pattern": {"shape": ""}}, "name": "HARDWARE", "offsetgroup": "HARDWARE", "orientation": "v", "showlegend": true, "textposition": "auto", "type": "bar", "x": ["HARDWARE"], "xaxis": "x", "y": [103470], "yaxis": "y"}, {"alignmentgroup": "True", "hovertemplate": "family=%{x}<br>sales=%{y}<extra></extra>", "legendgroup": "HOME APPLIANCES", "marker": {"color": "#636efa", "pattern": {"shape": ""}}, "name": "HOME APPLIANCES", "offsetgroup": "HOME APPLIANCES", "orientation": "v", "showlegend": true, "textposition": "auto", "type": "bar", "x": ["HOME APPLIANCES"], "xaxis": "x", "y": [41601], "yaxis": "y"}, {"alignmentgroup": "True", "hovertemplate": "family=%{x}<br>sales=%{y}<extra></extra>", "legendgroup": "BABY CARE", "marker": {"color": "#EF553B", "pattern": {"shape": ""}}, "name": "BABY CARE", "offsetgroup": "BABY CARE", "orientation": "v", "showlegend": true, "textposition": "auto", "type": "bar", "x": ["BABY CARE"], "xaxis": "x", "y": [10051], "yaxis": "y"}, {"alignmentgroup": "True", "hovertemplate": "family=%{x}<br>sales=%{y}<extra></extra>", "legendgroup": "BOOKS", "marker": {"color": "#00cc96", "pattern": {"shape": ""}}, "name": "BOOKS", "offsetgroup": "BOOKS", "orientation": "v", "showlegend": true, "textposition": "auto", "type": "bar", "x": ["BOOKS"], "xaxis": "x", "y": [6438], "yaxis": "y"}], "layout": {"barmode": "relative", "legend": {"title": {"text": "family"}, "tracegroupgap": 0}, "margin": {"t": 60}, "title": {"text": "Sales by family"}, "xaxis": {"anchor": "y", "categoryarray": ["GROCERY I", "BEVERAGES", "PRODUCE", "CLEANING", "DAIRY", "BREAD/BAKERY", "POULTRY", "MEATS", "PERSONAL CARE", "DELI", "HOME CARE", "EGGS", "FROZEN FOODS", "PREPARED FOODS", "LIQUOR,WINE,BEER", "SEAFOOD", "GROCERY II", "HOME AND KITCHEN I", "HOME AND KITCHEN II", "CELEBRATION", "LINGERIE", "LADIESWEAR", "PLAYERS AND ELECTRONICS", "AUTOMOTIVE", "LAWN AND GARDEN", "PET SUPPLIES", "BEAUTY", "SCHOOL AND OFFICE SUPPLIES", "MAGAZINES", "HARDWARE", "HOME APPLIANCES", "BABY CARE", "BOOKS"], "categoryorder": "array", "domain": [0, 1], "title": {"text": "family"}}, "yaxis": {"anchor": "x", "domain": [0, 1], "title": {"text": "sales"}}}}
